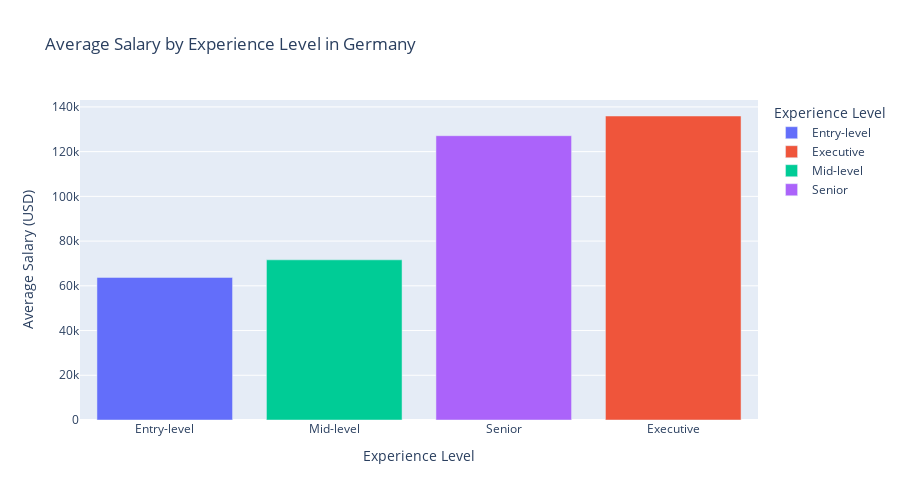

Notebook cell for this chart:
### Code cell
# sorting one specific country (e.g. Germany) of your dataset for further analysis 
mini_project_dataset_Germany = mini_project_dataset[mini_project_dataset["company_location"] == "Germany"]

# Average Salary by Experience Level in the chosen country
avg_salary_by_experince_Germany = mini_project_dataset_Germany.groupby(["experience_level"])['salary_in_usd'].mean().reset_index()

# Plotting with Plotly Express
fig = px.bar(avg_salary_by_experince_Germany, 
             x='experience_level', 
             y='salary_in_usd', 
             color='experience_level',             
             title="Average Salary by Experience Level in Germany",
             labels={'salary_in_usd': 'Average Salary (USD)', 'experience_level': 'Experience Level'},
             height=500)

fig.update_layout(xaxis={'categoryorder': 'total ascending'},
                  legend_title='Experience Level')

fig.show()

### Figure 1 — Plotly figure (JSON) as saved in the notebook; plotly's stock layout.template omitted (floating-point values rounded to 4 significant figures)
{"data": [{"alignmentgroup": "True", "hovertemplate": "Experience Level=%{x}<br>Average Salary (USD)=%{y}<extra></extra>", "legendgroup": "Entry-level", "marker": {"color": "#636efa", "pattern": {"shape": ""}}, "name": "Entry-level", "offsetgroup": "Entry-level", "orientation": "v", "showlegend": true, "textposition": "auto", "type": "bar", "x": ["Entry-level"], "xaxis": "x", "y": [63760.0], "yaxis": "y"}, {"alignmentgroup": "True", "hovertemplate": "Experience Level=%{x}<br>Average Salary (USD)=%{y}<extra></extra>", "legendgroup": "Executive", "marker": {"color": "#EF553B", "pattern": {"shape": ""}}, "name": "Executive", "offsetgroup": "Executive", "orientation": "v", "showlegend": true, "textposition": "auto", "type": "bar", "x": ["Executive"], "xaxis": "x", "y": [135936], "yaxis": "y"}, {"alignmentgroup": "True", "hovertemplate": "Experience Level=%{x}<br>Average Salary (USD)=%{y}<extra></extra>", "legendgroup": "Mid-level", "marker": {"color": "#00cc96", "pattern": {"shape": ""}}, "name": "Mid-level", "offsetgroup": "Mid-level", "orientation": "v", "showlegend": true, "textposition": "auto", "type": "bar", "x": ["Mid-level"], "xaxis": "x", "y": [71630.0], "yaxis": "y"}, {"alignmentgroup": "True", "hovertemplate": "Experience Level=%{x}<br>Average Salary (USD)=%{y}<extra></extra>", "legendgroup": "Senior", "marker": {"color": "#ab63fa", "pattern": {"shape": ""}}, "name": "Senior", "offsetgroup": "Senior", "orientation": "v", "showlegend": true, "textposition": "auto", "type": "bar", "x": ["Senior"], "xaxis": "x", "y": [127100.0], "yaxis": "y"}], "layout": {"barmode": "relative", "height": 500, "legend": {"title": {"text": "Experience Level"}, "tracegroupgap": 0}, "title": {"text": "Average Salary by Experience Level in Germany"}, "xaxis": {"anchor": "y", "categoryarray": ["Entry-level", "Executive", "Mid-level", "Senior"], "categoryorder": "total ascending", "domain": [0, 1], "title": {"text": "Experience Level"}}, "yaxis": {"anchor": "x", "domain": [0, 1], "title": {"text": "Average Salary (USD)"}}}}
